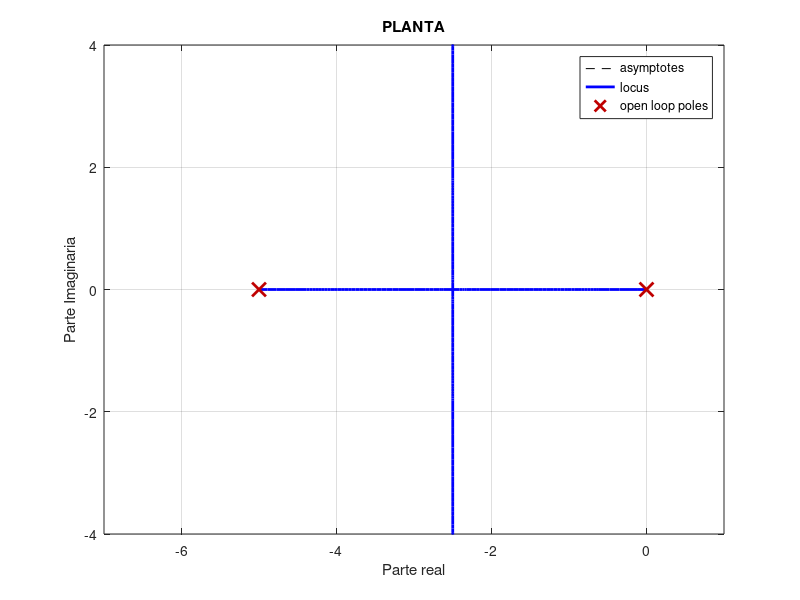

Here is the MATLAB script that generated this plot: (Note: this script raises an error after producing the figure.)
%% Limpieza

close all;
clear;
clc;
% Numero en coma flotante largos
format long
%% Definimos es sistema a controlar 

% Definimos la variable de Laplace
s = tf('s');

% Funcion de tranferencia de la planta
G = (5)/(s*(s+5));
H = 1;

% Extraemos los coeficientes del num y den
[num,den] = tfdata(G,'v');
G_num = num;
G_den = den;

% Polos y ceros Lazo abierto
polos_LA = pole(G*H);
ceros_LA = zero(G*H);

%% Especificaciones

Mp = 2/100;
ts = 1;

%% Coeficiente de amortiguamiento y Frecuencia natural
xi = sqrt((log(Mp)^2)/(pi^2+log(Mp)^2));
Wn = (4)/(xi*ts);

%% Polos deseados

Pd1 = -xi*Wn + 1i * Wn*sqrt(1-xi^2);
Pd2 = -xi*Wn - 1i * Wn*sqrt(1-xi^2);

%% LGR Planta

figure('Name','LGR planta original');
rlocus(G*H);
axis([-7 1 -4 4]);
title('PLANTA');
xlabel('Parte real');
ylabel('Parte Imaginaria');
grid on;

%% Diseno del controlador

% Distania Pd1
Pd1_real = abs(real(Pd1));
Pd1_imag = abs(imag(Pd1));

% Definimos b_adelanto en la vertical de Pd1
b_adelanto = Pd1_real;

% Distancias polos LA
 polo_1_LA_real = abs(real(polos_LA(1)));
 polo_2_LA_real = abs(real(polos_LA(2)));

 % Angulos
 theta1 = 180 - atan2d(Pd1_imag,Pd1_real);
 theta2 = atan2d(Pd1_imag,polo_2_LA_real-Pd1_real);

 critArg = 0 - (theta2 + theta1);

 alpha = -180-critArg;
 
 fprintf('El angulo a aportar por el compensador es: %.2f grados\n', alpha);

 % Calculo de angulos necesarios para calcular a_adelanto

gamma = 90;
bheta = 180 - gamma - alpha;

h = (Pd1_imag)/(sind(bheta));
y = cosd(bheta)*h;

a_adelanto = y + Pd1_real;

G_comp_adelanto_sin_K = (s+b_adelanto)/(s+a_adelanto);

% Calculo de la ganancia

[K_rlocfind,polos_LC] = rlocfind(G_comp_adelanto_sin_K*G*H,Pd1);

%% REpresentacion sistema controlado

figure('Name','Sistema controlado');


subplot(1,2,1);
rlocus(G*H);
axis([-7 1 -6 6]);
title('Control con una K cualquiera');
xlabel('Parte real');
ylabel('Parte Imaginaria');
grid on;

% Sistema con controlador de adelanto
subplot(1,2,2);
fdt_lc = feedback(K_rlocfind*G_comp_adelanto_sin_K*G,H);
rlocus(fdt_lc);
axis([-7 1 -6 6]);
title('Sistema con controlador de adelanto');
xlabel('Parte real');
ylabel('Parte Imaginaria');
grid on;

polos_LC = pole(fdt_lc);
ceros_LC = zero(fdt_lc);

% Imprime los polos en lazo cerrado
fprintf('Los polos en lazo cerrado son:\n');
for i = 1:length(polos_LC)
    fprintf('Polo %d: %.4f + %.4fi\n', i, real(polos_LC(i)), imag(polos_LC(i)));
end

fprintf(['Las especificaciones aparentamente se cumpliran pero seria ' ...
    'necesario simular para confirmar\n'])
disp('');



%% Respuesta ante entrada escalon

figure('Name','Respuesta ante entrada escalon unitario');
step(fdt_lc,'b');
hold on;
axis([-0.1 3 -0.1 1.3]);
plot([-1 4],[1+Mp 1+Mp],'r');
plot([-1 4],[1.02 1.02],'g--');
plot([-1 4],[0.98 0.98],'g--');

%% Analisis ambito de la frecuencia

figure('Name','Analisis frecuencial');

% Diagrama de Bode
subplot(1,2,1);
bode(fdt_lc);
grid on;
title('Diagrama de Bode');
hold on;

% Margen de Ganancia y Fase

% "Bode"
subplot(1,2,2);
margin(fdt_lc);
grid on;
% Guarda valores
[MG, MF, wcg, wcf]=margin(fdt_lc);

MG_db = 20*log10(MG);

anchoBanda = bandwidth (fdt_lc);

fprintf('El MG es: %.4f\n',MG_db);
disp('');
fprintf('Wcg se encuentra en: %.4f rad/s\n',wcg);
disp('');
fprintf('El MF es: %.4f\n',MF);
disp('');
fprintf('Wcf se encuentra en: %.4f rad/s\n',wcf);
disp('');
fprintf('Ancho de banda 1: %.4f rad/s\n',anchoBanda);
disp('');

% Crear el título con los valores calculados
titulo = sprintf('MG = %.2f dB, MF = %.2f°, Ancho de Banda = %.2f rad/s', ...
    MG_db, MF, anchoBanda);
% Asignar el título a la gráfica
title(titulo);

% Atenuada unos 50 dB
% Retrasada unos 175 grados



%% Digitalizacion

h_digitalizacion = 0.006;


A = (2-(a_adelanto*h_digitalizacion))/(2+(a_adelanto*h_digitalizacion));
B = K_rlocfind*(2+(b_adelanto*h_digitalizacion))/(2+(a_adelanto*h_digitalizacion));
C = K_rlocfind*((b_adelanto*h_digitalizacion)-2)/(2+(a_adelanto*h_digitalizacion));










